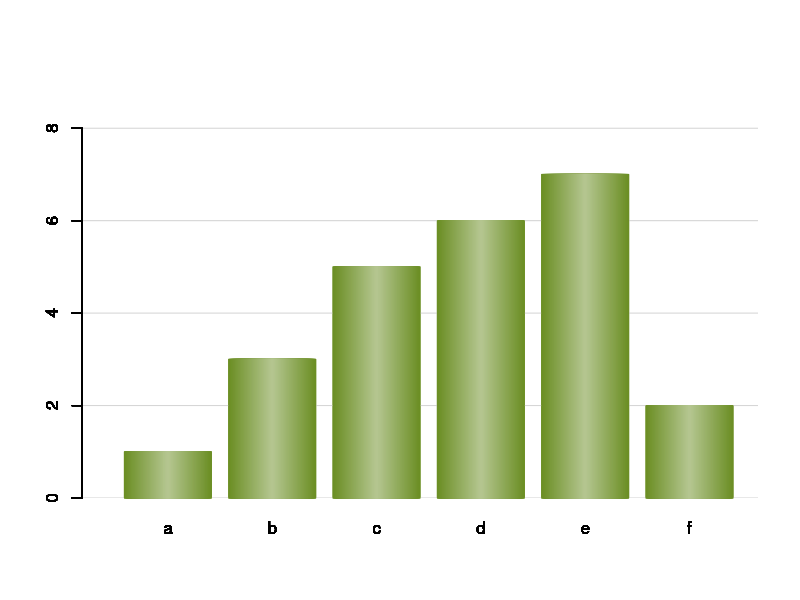

This chart was generated by the following R code:
#====================
#  script to plot bars with color gradient making a shadow-effect
#=====================
x <- c(1,3,5,6,7,2)
names <- c("a","b","c","d","e","f")

colfunc <- colorRampPalette(c( 'olivedrab',"white")) #"#336600",
color_gradient = 50 # number of gradient layers

#===== width and the space between bars
space = 0.2
width = 1
#===== bars are filled layer-by-layer with decreasing darckness and decreasing bar width
for (i in 1:color_gradient){
    colori = colfunc(color_gradient*2)[i] # next color 
    w = width*(1-(i-1)*(1.0/color_gradient)) # next bar width
    
    barplot(x, col = colori, names.arg=names,
        xlim = c(0, length(x)*(width+space)), ylim = c(0, 9),border= colori,
        width = w, space =  c((space+(1-w)/2)/w, rep((space+1-w)/w,length(x)-1)),
        axisnames = TRUE)
    par(new = TRUE)
    #===== to make grid under bars we need to re-plot the first layer
    if (i == 1) {
        grid(nx=NA, ny=NULL,col = "lightgray", lty = "solid")
        par(new = TRUE)
        barplot(x, col = colori, names.arg=names,
            xlim = c(0, length(x)*(width+space)), ylim = c(0, 9),border= colori,
            width = w, space =  c((space+(1-w)/2)/w, rep((space+1-w)/w,length(x)-1)),
            axisnames = TRUE)
        par(new = TRUE)
    }
    
}
